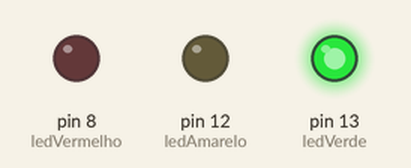
A sketch run on a simulated Arduino Uno, built with avr-gcc and run on an emulated ATmega328P. Shown: output pins drawn as LEDs (lit = HIGH).

Above: at 1.0 s.
At 2.5 s:
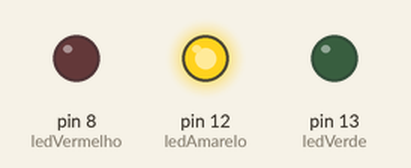
At 4.0 s:
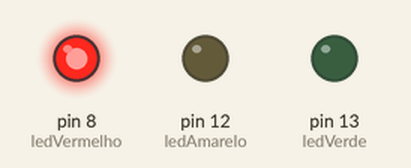
At 6.0 s:
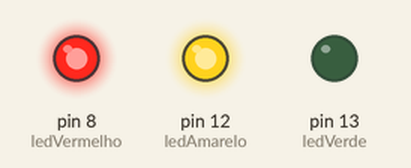
Timing chart, 0 to 9.1 s (numbered marks = the images above):
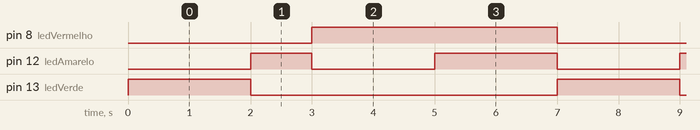

Measured:
- by itself, pin 8 (ledVermelho): alternates HIGH for 4.0 s and LOW for 3.0 s
- by itself, pin 12 (ledAmarelo): repeats every 7.0 s: LOW 2.0 s, HIGH 2.0 s, LOW 2.0 s, HIGH 1.0 s
- by itself, pin 13 (ledVerde): alternates HIGH for 2.0 s and LOW for 5.0 s

The sketch:

TrafficlightUK.ino
```cpp
// (licence header left out)
// Pin 13 has an LED connected on most Arduino boards.
// give it a name:
int ledVermelho = 8, ledAmarelo=12, ledVerde=13;

// the setup routine runs once when you press reset:
void setup() {
  // initialize the digital pin as an output.
  pinMode(ledVermelho, OUTPUT);
  pinMode(ledAmarelo, OUTPUT);
  pinMode(ledVerde, OUTPUT);
}

// the loop routine runs over and over again forever:
void loop() {
  //Luz verde
  digitalWrite(ledVerde, HIGH);    // turn the LED off by making the voltage LOW
  delay(2000);
  digitalWrite(ledVerde, LOW);

  //Luz amarelo
  digitalWrite(ledAmarelo, HIGH);    // turn the LED off by making the voltage LOW
  delay(1000);               // wait for a second
  digitalWrite(ledAmarelo, LOW);

  //Luz vermelho
  digitalWrite(ledVermelho, HIGH);   // turn the LED on (HIGH is the voltage level)
  delay(2000);               // wait for a second
  digitalWrite(ledVermelho, LOW);

  //Luz vermelha e amarela ligadas ao mesmo tempo
   digitalWrite(ledVermelho, HIGH);
   digitalWrite(ledAmarelo, HIGH);
   delay(2000);
   digitalWrite(ledVermelho, LOW);
   digitalWrite(ledAmarelo, LOW);

}
```
